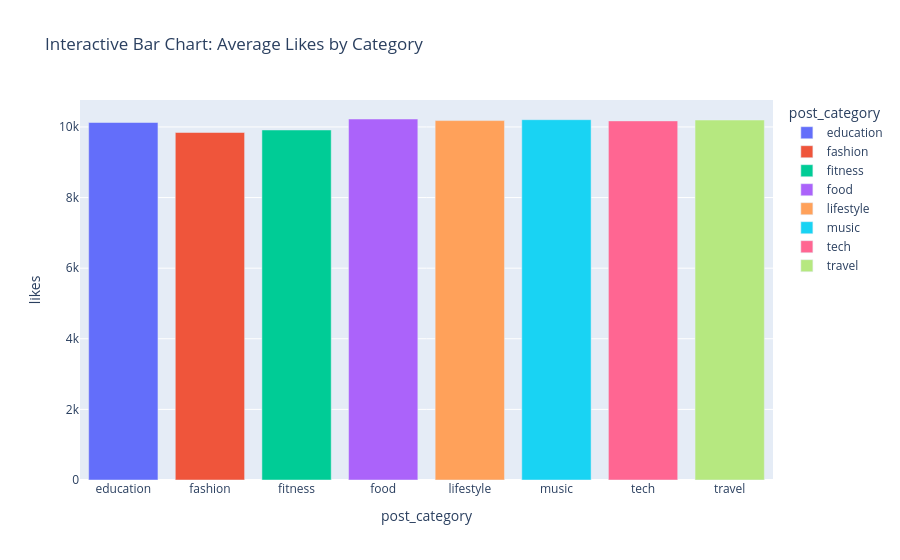

Notebook cell for this chart:
### Code cell
# Interactive Bar Chart
cat_likes = df.groupby('post_category')['likes'].mean().reset_index()
fig2 = px.bar(cat_likes, x='post_category', y='likes', color='post_category',
              title='Interactive Bar Chart: Average Likes by Category')
fig2.show()

### Figure 1 — Plotly figure (JSON) as saved in the notebook; plotly's stock layout.template omitted (floating-point values rounded to 4 significant figures)
{"data": [{"hovertemplate": "post_category=%{x}<br>likes=%{y}<extra></extra>", "legendgroup": "education", "marker": {"color": "#636efa", "pattern": {"shape": ""}}, "name": "education", "orientation": "v", "showlegend": true, "textposition": "auto", "type": "bar", "x": ["education"], "xaxis": "x", "y": [10130.0], "yaxis": "y"}, {"hovertemplate": "post_category=%{x}<br>likes=%{y}<extra></extra>", "legendgroup": "fashion", "marker": {"color": "#EF553B", "pattern": {"shape": ""}}, "name": "fashion", "orientation": "v", "showlegend": true, "textposition": "auto", "type": "bar", "x": ["fashion"], "xaxis": "x", "y": [9843.0], "yaxis": "y"}, {"hovertemplate": "post_category=%{x}<br>likes=%{y}<extra></extra>", "legendgroup": "fitness", "marker": {"color": "#00cc96", "pattern": {"shape": ""}}, "name": "fitness", "orientation": "v", "showlegend": true, "textposition": "auto", "type": "bar", "x": ["fitness"], "xaxis": "x", "y": [9915.0], "yaxis": "y"}, {"hovertemplate": "post_category=%{x}<br>likes=%{y}<extra></extra>", "legendgroup": "food", "marker": {"color": "#ab63fa", "pattern": {"shape": ""}}, "name": "food", "orientation": "v", "showlegend": true, "textposition": "auto", "type": "bar", "x": ["food"], "xaxis": "x", "y": [10230.0], "yaxis": "y"}, {"hovertemplate": "post_category=%{x}<br>likes=%{y}<extra></extra>", "legendgroup": "lifestyle", "marker": {"color": "#FFA15A", "pattern": {"shape": ""}}, "name": "lifestyle", "orientation": "v", "showlegend": true, "textposition": "auto", "type": "bar", "x": ["lifestyle"], "xaxis": "x", "y": [10180.0], "yaxis": "y"}, {"hovertemplate": "post_category=%{x}<br>likes=%{y}<extra></extra>", "legendgroup": "music", "marker": {"color": "#19d3f3", "pattern": {"shape": ""}}, "name": "music", "orientation": "v", "showlegend": true, "textposition": "auto", "type": "bar", "x": ["music"], "xaxis": "x", "y": [10210.0], "yaxis": "y"}, {"hovertemplate": "post_category=%{x}<br>likes=%{y}<extra></extra>", "legendgroup": "tech", "marker": {"color": "#FF6692", "pattern": {"shape": ""}}, "name": "tech", "orientation": "v", "showlegend": true, "textposition": "auto", "type": "bar", "x": ["tech"], "xaxis": "x", "y": [10170.0], "yaxis": "y"}, {"hovertemplate": "post_category=%{x}<br>likes=%{y}<extra></extra>", "legendgroup": "travel", "marker": {"color": "#B6E880", "pattern": {"shape": ""}}, "name": "travel", "orientation": "v", "showlegend": true, "textposition": "auto", "type": "bar", "x": ["travel"], "xaxis": "x", "y": [10200.0], "yaxis": "y"}], "layout": {"barmode": "relative", "legend": {"title": {"text": "post_category"}, "tracegroupgap": 0}, "title": {"text": "Interactive Bar Chart: Average Likes by Category"}, "xaxis": {"anchor": "y", "categoryarray": ["education", "fashion", "fitness", "food", "lifestyle", "music", "tech", "travel"], "categoryorder": "array", "domain": [0, 1], "title": {"text": "post_category"}}, "yaxis": {"anchor": "x", "domain": [0, 1], "title": {"text": "likes"}}}}
